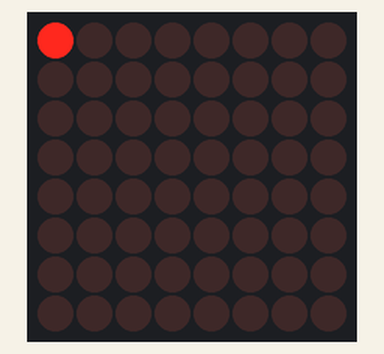
The sketch below on a simulated ESP8266 (NodeMCU). On the bench: 8×8 LED matrix.

Above: at 0.1 s.
At 4.9 s:
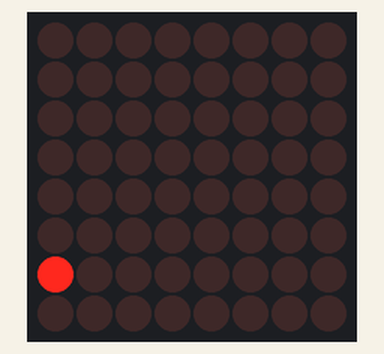
At 9.91 s:
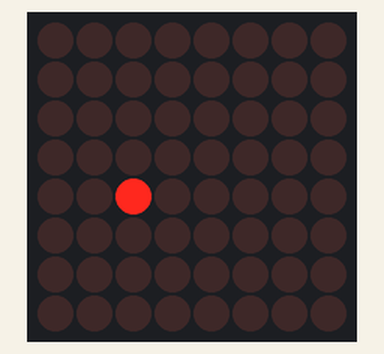
At 19.92 s:
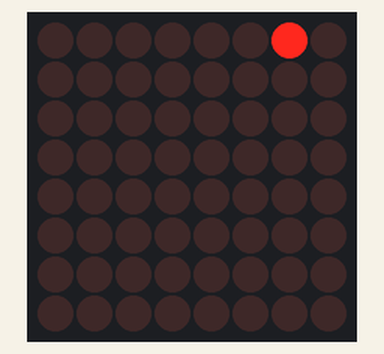
At 29.73 s:
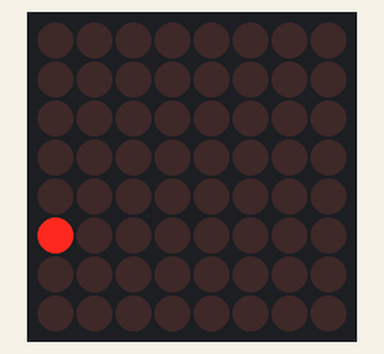
At 39.74 s:
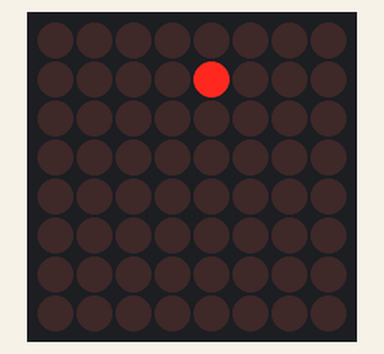

The sketch:

8x8_LED_Matrix_Module_Tester.ino
```cpp
/*
Developer   - Sriram Venkata Krishna
Date        - 11-12-2025
Board       - NodeMCU ESP-32S - V1.1
*/

// 8*8 LED Matrix Module Tester

#include <LedControl.h>

const int DIN = 5;
const int CS = 18;
const int CLK = 19;
const int Time_Delay = 100;

int X, Y;

LedControl LED_Matrix(DIN, CLK, CS, 1);

void setup()
{
  LED_Matrix.shutdown(0, false);
  LED_Matrix.setIntensity(0, 8);
  LED_Matrix.clearDisplay(0);
}

void loop()
{
  for(int Row = 0; Row < 8; Row++)
  {
    for(int Column = 0; Column < 8; Column++)
    {
      LED_Matrix.setLed(0, Row, Column, true);

      delay(Time_Delay);

      LED_Matrix.setLed(0, Row, Column, false);
    }
  }
}
```
